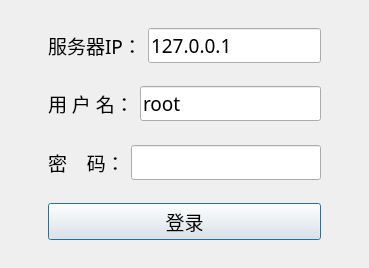
<?xml version="1.0" encoding="UTF-8"?>
<ui version="4.0">
 <class>LoginDialog</class>
 <widget class="QDialog" name="LoginDialog">
  <property name="geometry">
   <rect>
    <x>0</x>
    <y>0</y>
    <width>369</width>
    <height>268</height>
   </rect>
  </property>
  <property name="font">
   <font>
    <pointsize>14</pointsize>
   </font>
  </property>
  <property name="windowTitle">
   <string>数据库用户登录</string>
  </property>
  <layout class="QVBoxLayout" name="verticalLayout_2">
   <item>
    <layout class="QHBoxLayout" name="horizontalLayout_4">
     <item>
      <spacer name="horizontalSpacer">
       <property name="orientation">
        <enum>Qt::Horizontal</enum>
       </property>
       <property name="sizeHint" stdset="0">
        <size>
         <width>40</width>
         <height>20</height>
        </size>
       </property>
      </spacer>
     </item>
     <item>
      <layout class="QVBoxLayout" name="verticalLayout">
       <item>
        <spacer name="verticalSpacer_3">
         <property name="orientation">
          <enum>Qt::Vertical</enum>
         </property>
         <property name="sizeHint" stdset="0">
          <size>
           <width>20</width>
           <height>40</height>
          </size>
         </property>
        </spacer>
       </item>
       <item>
        <layout class="QHBoxLayout" name="horizontalLayout">
         <item>
          <widget class="QLabel" name="label">
           <property name="font">
            <font>
             <family>黑体</family>
             <pointsize>14</pointsize>
            </font>
           </property>
           <property name="text">
            <string>服务器IP：</string>
           </property>
          </widget>
         </item>
         <item>
          <widget class="QLineEdit" name="serverIp">
           <property name="font">
            <font>
             <family>黑体</family>
             <pointsize>14</pointsize>
            </font>
           </property>
           <property name="text">
            <string>127.0.0.1</string>
           </property>
          </widget>
         </item>
        </layout>
       </item>
       <item>
        <spacer name="verticalSpacer">
         <property name="orientation">
          <enum>Qt::Vertical</enum>
         </property>
         <property name="sizeHint" stdset="0">
          <size>
           <width>20</width>
           <height>40</height>
          </size>
         </property>
        </spacer>
       </item>
       <item>
        <layout class="QHBoxLayout" name="horizontalLayout_2">
         <item>
          <widget class="QLabel" name="label_2">
           <property name="font">
            <font>
             <family>黑体</family>
             <pointsize>14</pointsize>
            </font>
           </property>
           <property name="text">
            <string>用 户 名：</string>
           </property>
          </widget>
         </item>
         <item>
          <widget class="QLineEdit" name="serverUser">
           <property name="font">
            <font>
             <family>黑体</family>
             <pointsize>14</pointsize>
            </font>
           </property>
           <property name="text">
            <string>root</string>
           </property>
          </widget>
         </item>
        </layout>
       </item>
       <item>
        <spacer name="verticalSpacer_2">
         <property name="orientation">
          <enum>Qt::Vertical</enum>
         </property>
         <property name="sizeHint" stdset="0">
          <size>
           <width>20</width>
           <height>40</height>
          </size>
         </property>
        </spacer>
       </item>
       <item>
        <layout class="QHBoxLayout" name="horizontalLayout_3">
         <item>
          <widget class="QLabel" name="label_3">
           <property name="font">
            <font>
             <family>黑体</family>
             <pointsize>14</pointsize>
            </font>
           </property>
           <property name="text">
            <string>密    码：</string>
           </property>
          </widget>
         </item>
         <item>
          <widget class="QLineEdit" name="serverPassword">
           <property name="font">
            <font>
             <family>黑体</family>
             <pointsize>14</pointsize>
            </font>
           </property>
           <property name="echoMode">
            <enum>QLineEdit::Password</enum>
           </property>
          </widget>
         </item>
        </layout>
       </item>
       <item>
        <spacer name="verticalSpacer_4">
         <property name="orientation">
          <enum>Qt::Vertical</enum>
         </property>
         <property name="sizeHint" stdset="0">
          <size>
           <width>20</width>
           <height>40</height>
          </size>
         </property>
        </spacer>
       </item>
       <item>
        <widget class="QPushButton" name="pushButton">
         <property name="font">
          <font>
           <family>黑体</family>
           <pointsize>14</pointsize>
          </font>
         </property>
         <property name="text">
          <string>登录</string>
         </property>
        </widget>
       </item>
       <item>
        <spacer name="verticalSpacer_5">
         <property name="orientation">
          <enum>Qt::Vertical</enum>
         </property>
         <property name="sizeHint" stdset="0">
          <size>
           <width>20</width>
           <height>40</height>
          </size>
         </property>
        </spacer>
       </item>
      </layout>
     </item>
     <item>
      <spacer name="horizontalSpacer_2">
       <property name="orientation">
        <enum>Qt::Horizontal</enum>
       </property>
       <property name="sizeHint" stdset="0">
        <size>
         <width>40</width>
         <height>20</height>
        </size>
       </property>
      </spacer>
     </item>
    </layout>
   </item>
  </layout>
 </widget>
 <resources/>
 <connections/>
</ui>
